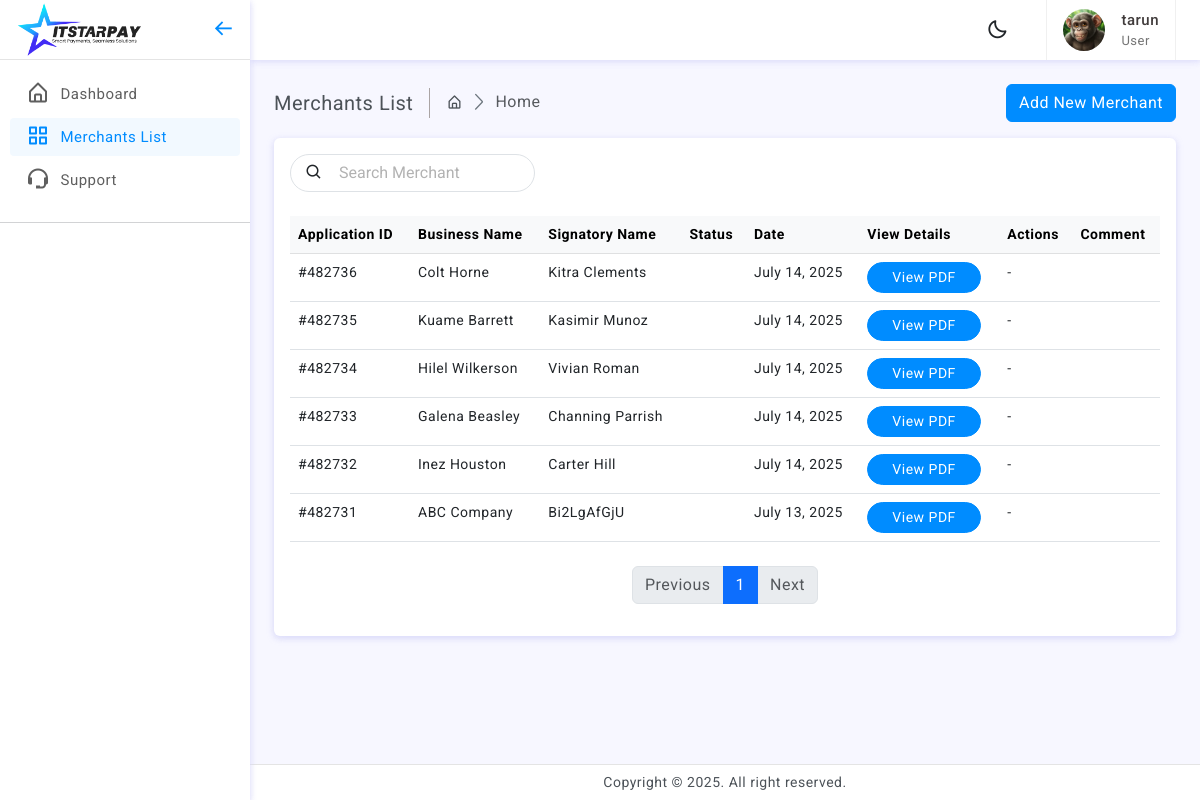
/merchants-list.php (signed in), run on an earlier commit of the app's database.
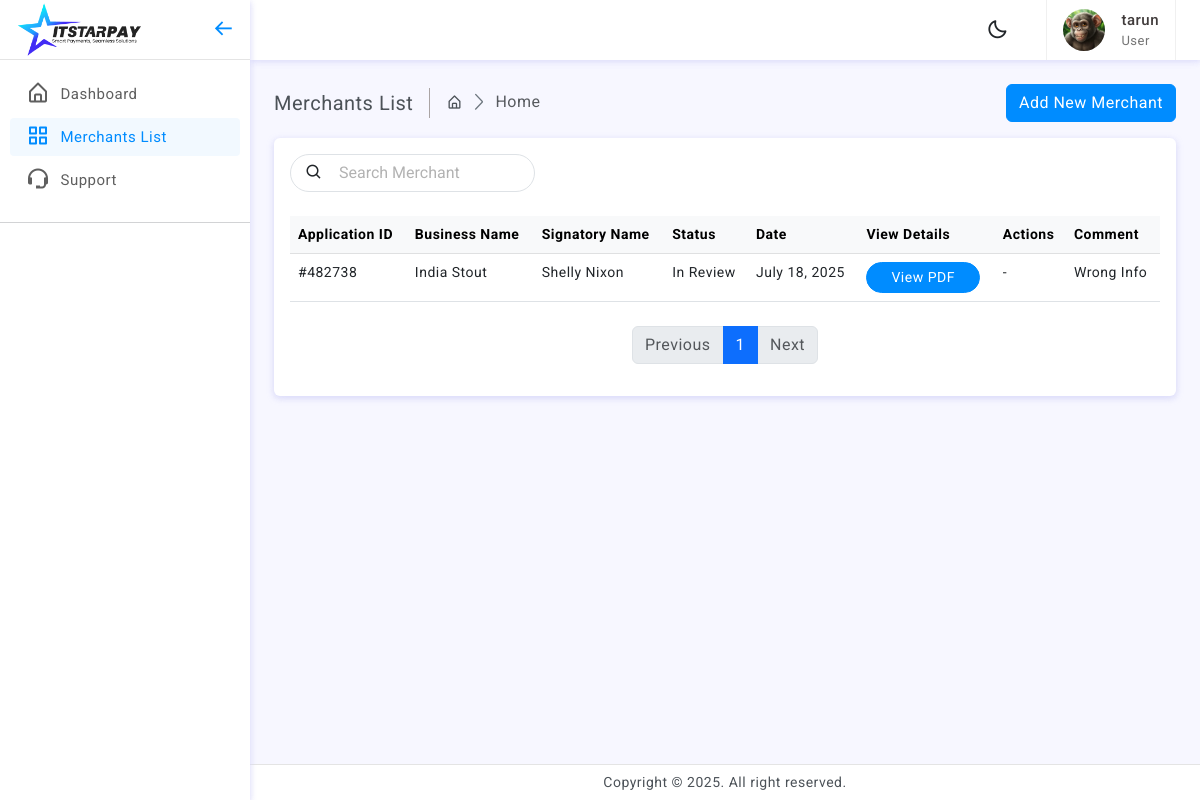
And on a later commit of the database.
### tables this page shows
CREATE TABLE `business_applications` (
  `id` int(11) NOT NULL,
  `entity` varchar(100) DEFAULT NULL,
  `doi` date DEFAULT NULL,
  `nob` varchar(100) DEFAULT NULL,
  `businesscategory` varchar(100) DEFAULT NULL,
  `businesssubcategory` varchar(100) DEFAULT NULL,
  `gstin` varchar(15) DEFAULT NULL,
  `pan` varchar(10) DEFAULT NULL,
  `registeredbsuiness` text DEFAULT NULL,
  `operatingaddress` text DEFAULT NULL,
  `url` varchar(255) DEFAULT NULL,
  `businessnumber` varchar(15) DEFAULT NULL,
  `alternnumber` varchar(15) DEFAULT NULL,
  `supportemail` varchar(100) DEFAULT NULL,
  `fullname` varchar(100) DEFAULT NULL,
  `designation` varchar(100) DEFAULT NULL,
  `number` varchar(15) DEFAULT NULL,
  `personalemail` varchar(100) DEFAULT NULL,
  `aadhaarnumber` varchar(12) DEFAULT NULL,
  `pannumber` varchar(10) DEFAULT NULL,
  `fullnameadn` varchar(100) DEFAULT NULL,
  `designationadn` varchar(100) DEFAULT NULL,
  `numberadn` varchar(15) DEFAULT NULL,
  `personalemailadn` varchar(100) DEFAULT NULL,
  `aadhaarnumberadn` varchar(12) DEFAULT NULL,
  `pannumberadn` varchar(10) DEFAULT NULL,
  `totalvolume` varchar(50) DEFAULT NULL,
  `numberofusers` varchar(50) DEFAULT NULL,
  `sixmonthprojectionamount` varchar(50) DEFAULT NULL,
  `sixmonthprojectionuser` varchar(50) DEFAULT NULL,
  `numoftransactions` varchar(50) DEFAULT NULL,
  `disbursedamount` varchar(50) DEFAULT NULL,
  `mintransaction` varchar(50) DEFAULT NULL,
  `maxtransaction` varchar(50) DEFAULT NULL,
  `thresholdlimit` varchar(50) DEFAULT NULL,
  `created_at` timestamp NOT NULL DEFAULT current_timestamp(),
  `businessname` varchar(255) DEFAULT NULL,
  `applicantname` varchar(255) DEFAULT NULL,
  `accountname` varchar(100) DEFAULT NULL,
  `bankname` varchar(100) DEFAULT NULL,
  `branchname` varchar(100) DEFAULT NULL,
  `accountnumber` varchar(20) DEFAULT NULL,
  `ifsccode` varchar(25) DEFAULT NULL,
  `accounttype` varchar(20) DEFAULT NULL,
  `bankeject` text NOT NULL DEFAULT 'no',
  `status` varchar(100) DEFAULT NULL,
  `coment` varchar(100) DEFAULT NULL,
  `placevalue` text NOT NULL,
  `merchant_trash` text NOT NULL DEFAULT 'n',
  `kycverification` text NOT NULL DEFAULT 'In Review',
  `documentsverification` text NOT NULL DEFAULT 'In Reviw',
  `bankverification` text NOT NULL DEFAULT 'In Review',
  `kyccomment` varchar(255) DEFAULT NULL,
  `documentscomment` varchar(255) DEFAULT NULL,
  `bankcomment` varchar(255) DEFAULT NULL,
  `accountnameadn` varchar(100) DEFAULT NULL,
  `banknameadn` varchar(100) DEFAULT NULL,
  `branchnameadn` varchar(100) DEFAULT NULL,
  `accountnumberadn` varchar(100) DEFAULT NULL,
  `ifsccodeadn` varchar(100) DEFAULT NULL,
  `accounttypeadn` varchar(100) DEFAULT NULL,
  `bankejectadn` varchar(100) NOT NULL DEFAULT 'no',
  `bankverificationadn` varchar(100) NOT NULL DEFAULT 'In Review',
  `kyccommentadn` varchar(100) DEFAULT NULL
);

### merchants-list.php (the view, shortened to what this page needs)
<?php
include 'db.php';
?>
<?php include 'template/header.php'; ?>
<div class="wrapper autth-img-cover-login">
	<?php include 'template/sidebar-header.php'; ?>
	<div class="page-wrapper blr1">
		<div class="page-content">
			<div class="page-breadcrumb d-none d-sm-flex align-items-center mb-3">
				<div class="breadcrumb-title pe-3">Merchants List</div>
				<div class="ps-3">
					<nav aria-label="breadcrumb">
						<ol class="breadcrumb mb-0 p-0">
							<li class="breadcrumb-item"><i class="bx bx-home-alt"></i></li>
							<li class="breadcrumb-item active" aria-current="page">Home</li>
						</ol>
					</nav>
				</div>
				<div class="ms-auto">
					<div class="btn-group">
						<button type="button" class="btn btn-primary"><a href="index.php" style="color:white" target="_blank">Add New Merchant</a></button>
					</div>
				</div>
			</div>
			<?php
			$limit = 10;
			$page = isset($_GET['page']) && is_numeric($_GET['page']) ? (int) $_GET['page'] : 1;
			$offset = ($page - 1) * $limit;
			$merchant_id = 'n';
			$total_result = mysqli_query($mysqli, "SELECT COUNT(*) AS total FROM business_applications WHERE merchant_trash = '$merchant_id'");
			$total_row = mysqli_fetch_assoc($total_result);
			$total_records = $total_row['total'];
			$total_pages = ceil($total_records / $limit);
			$sql = "SELECT * FROM business_applications WHERE merchant_trash = '$merchant_id' ORDER BY id DESC LIMIT $limit OFFSET $offset";
			$result = mysqli_query($mysqli, $sql);
			?>
			<div class="card blr">
				<div class="card-body">
					<div class="d-lg-flex align-items-center mb-4 gap-3">
						<div class="position-relative">
							<input type="text" class="form-control ps-5 radius-30" placeholder="Search Merchant" id="searchInput">
							<span class="position-absolute top-50 product-show translate-middle-y">
								<i class="bx bx-search"></i>
							</span>
						</div>
					</div>
					<div class="table-responsive blr">
						<table class="table mb-0 blr">
							<thead class="table-light blr">
								<tr>
									<th>Application ID</th>
									<th>Business Name</th>
									<th>Signatory Name</th>
									<th>Status</th>
									<th>Date</th>
									<th>View Details</th>
									<th>Actions</th>
									<th>Comment</th>
								</tr>
							</thead>
							<tbody id="merchantTable blr">
								<?php while ($row = mysqli_fetch_assoc($result)) {
									$id = $row['id'];
									$gstin = $row['gstin'];
									$pan = $row['pan'];
									$businessname = $row['businessname'];
									$fullname = $row['fullname'];
									$status = $row['status'];
									$coment = $row['coment'];
									$created_at = date('F d, Y', strtotime($row['created_at']));
									echo "<tr>
										<td>#{$id}</td>
										<td>{$businessname}</td>
										<td>{$fullname}</td>
										<td>{$status}</td>
										<td>{$created_at}</td>
										<td>
    <a href='view_application.php?id=" . $id . "&gstin={$gstin}&pan={$pan}' target='_blank' class='btn btn-primary btn-sm radius-30 px-4'>View PDF</a>
</td>";
									if (isset($_SESSION['user']) && $_SESSION['user']['role'] === 'admin') {
										echo "<td>
											<div class='d-flex order-actions'>
												<a href='edit_applications.php?id={$id}&gstin={$gstin}&pan={$pan}' target='_blank' style=''><i class='bx bxs-edit'></i>edit</a>
												<a href='archive.php?id={$id}' class='ms-3' style='background-color: #ffb2b2d1; border: 1px solid #ff6767; color: #e20505;' onclick=\"return confirm('⚠️ Are you sure you want to delete this application? This action cannot be undone.')\">
													<i class='bx bxs-trash'></i>
												</a>
											</div>
										</td>";
									} else {
										echo "<td>-</td>";
									}
									echo "<td>{$coment}</td>
									</tr>";
								} ?>
							</tbody>
						</table>
					</div>
					<div class="mt-4 text-center">
						<nav aria-label="Page navigation example">
							<ul class="pagination justify-content-center">
								<li class="page-item <?php echo ($page <= 1) ? 'disabled' : ''; ?>">
									<a class="page-link" href="?page=<?php echo max(1, $page - 1); ?>">Previous</a>
								</li>
								<?php for ($i = 1; $i <= $total_pages; $i++): ?>
									<li class="page-item <?php echo ($i == $page) ? 'active' : ''; ?>">
										<a class="page-link" href="?page=<?php echo $i; ?>"><?php echo $i; ?></a>
									</li>
								<?php endfor; ?>
								<li class="page-item <?php echo ($page >= $total_pages) ? 'disabled' : ''; ?>">
									<a class="page-link" href="?page=<?php echo min($total_pages, $page + 1); ?>">Next</a>
								</li>
							</ul>
						</nav>
					</div>
				</div>
			</div>
		</div>
	</div>
	<?php include 'template/footer-copyright.php'; ?>
	<?php include 'template/footer.php'; ?>

### template/header.php (shortened to what this page needs)
<!doctype html>
<html lang="en">
<head>
	<link href="assets/plugins/vectormap/jquery-jvectormap-2.0.2.css" rel="stylesheet"/>
	<link href="assets/plugins/simplebar/css/simplebar.css" rel="stylesheet" />
	<link href="assets/plugins/perfect-scrollbar/css/perfect-scrollbar.css" rel="stylesheet" />
	<link href="assets/plugins/metismenu/css/metisMenu.min.css" rel="stylesheet"/>
	<link href="assets/css/pace.min.css" rel="stylesheet"/>
	<link href="assets/css/bootstrap.min.css" rel="stylesheet">
	<link href="assets/css/bootstrap-extended.css" rel="stylesheet">
	<link href="assets/css/app.css" rel="stylesheet">
	<link href="assets/css/icons.css" rel="stylesheet">
	<link rel="stylesheet" href="assets/css/dark-theme.css"/>
	<link rel="stylesheet" href="assets/css/semi-dark.css"/>
	<link rel="stylesheet" href="assets/css/header-colors.css"/>
</head>
<body>

### template/sidebar-header.php (shortened to what this page needs)
<div class="wrapper">
	<div class="sidebar-wrapper" data-simplebar="true">
		<div class="sidebar-header">
			<div>
				<img src="assets/images/logo-img.png" class="logo-icon" alt="logo icon">
			</div>
			<div class="toggle-icon ms-auto"><i class='bx bx-arrow-back'></i>
			</div>
		</div>
		<ul class="metismenu" id="menu">
			<li>
				<a href="index.php">
					<div class="parent-icon"><i class='bx bx-home-alt'></i>
					</div>
					<div class="menu-title">Dashboard</div>
				</a>
			</li>
			<li>
				<a href="merchants-list.php">
					<div class="parent-icon"><i class='bx bx-grid-alt'></i>
					</div>
					<div class="menu-title">Merchants List</div>
				</a>
			</li>
	<li>
		<a href="https://itstarpay.com/contact-us/">
			<div class="parent-icon"><i class="bx bx-support"></i>
			</div>
			<div class="menu-title">Support</div>
		</a>
	</li>
	</ul>
	<hr class="mt-2">
	</div>
	<header>
		<div class="topbar d-flex align-items-center">
			<nav class="navbar navbar-expand gap-3">
				<div class="top-menu ms-auto">
					<ul class="navbar-nav align-items-center gap-1">
						<li class="nav-item dark-mode d-none d-sm-flex">
							<a class="nav-link dark-mode-icon" href="javascript:;"><i class='bx bx-moon'></i>
							</a>
						</li>
					</ul>
				</div>
				<div class="user-box dropdown px-3">
					<a class="d-flex align-items-center nav-link dropdown-toggle gap-3 dropdown-toggle-nocaret" href="#" role="button" data-bs-toggle="dropdown" aria-expanded="false">
						<img src="assets/images/user.webp" class="user-img" alt="user avatar">
						<div class="user-info">
							<p class="user-name mb-0">
								<?php echo isset($_SESSION['user']['username']) ? htmlspecialchars($_SESSION['user']['username']) : 'Guest'; ?>
							</p>
							<p class="designattion mb-0">
								<?php echo isset($_SESSION['user']['role']) ? ucfirst(htmlspecialchars($_SESSION['user']['role'])) : 'Unknown Role'; ?>
							</p>
						</div>
					</a>
				</div>
			</nav>
		</div>
	</header>

### template/footer-copyright.php
<footer class="page-footer">
		<p class="mb-0">Copyright © 2025. All right reserved.</p>
	</footer>

### template/footer.php (shortened to what this page needs)
</body>
</html>

### assets/css/app.css (style rules this page uses)
body { font-size: 14px; color: #4c5258; letter-spacing: .5px; background: #f7f7ff; overflow-x: hidden; font-family: Roboto, sans-serif }
a { text-decoration: none }
.wrapper { width: 100%; position: relative }
.sidebar-wrapper { width: 250px; height: 100%; position: fixed; top: 0; bottom: 0; left: 0; background: #fff; border-right: 0 solid #e4e4e4; z-index: 11; box-shadow: 0 2px 6px 0 rgb(218 218 253 / 65%), 0 2px 6px 0 rgb(206 206 238 / 54%)!important; transition: all .2s ease-out }
.sidebar-header { width: 250px; height: 60px; display: flex; align-items: center; position: fixed; top: 0; bottom: 0; padding: 0 15px; z-index: 5; background: #fff; background-clip: padding-box; border-bottom: 1px solid #e4e4e4 }
.logo-icon { width: 130px }
.toggle-icon { font-size: 22px; cursor: pointer; color: #008cff }
.topbar { position: fixed; top: 0; left: 250px; right: 0; height: 60px; background: #fff; border-bottom: 1px solid rgb(228 228 228 / 0%); z-index: 10; -webkit-box-shadow: 0 2px 6px 0 rgb(218 218 253 / 65%), 0 0px 6px 0 rgb(206 206 238 / 54%); box-shadow: 0 2px 6px 0 rgb(218 218 253 / 65%), 0 0px 6px 0 rgb(206 206 238 / 54%); }
.topbar .navbar { width: 100%; height: 60px; padding-left: 1.5rem; padding-right: 1.5rem; }
.page-wrapper { height: 100%; margin-top: 60px; margin-bottom: 30px; margin-left: 250px }
.page-content { padding: 1.5rem 1.5rem 0.7rem 1.5rem }
.page-footer { background: #fff; left: 250px !important; right: 0 !important; bottom: 0 !important; position: fixed !important; text-align: center; padding: 7px; font-size: 14px; border-top: 1px solid #e4e4e4; z-index: 3 }
.sidebar-wrapper ul { padding: 0; margin: 0; list-style: none; background: 0 0 }
.sidebar-wrapper .metismenu { background: 0 0; display: -webkit-box; display: -ms-flexbox; display: flex; padding: 10px; margin-top: 60px; -webkit-box-orient: vertical; -webkit-box-direction: normal; -ms-flex-direction: column; flex-direction: column }
.sidebar-wrapper .metismenu li+li { margin-top: 5px }
.sidebar-wrapper .metismenu li:first-child { margin-top: 5px }
.sidebar-wrapper .metismenu li:last-child { margin-bottom: 5px }
.sidebar-wrapper .metismenu>li { display: -webkit-box; display: -ms-flexbox; display: flex; -webkit-box-orient: vertical; -webkit-box-direction: normal; -ms-flex-direction: column; flex-direction: column; position: relative }
.sidebar-wrapper .metismenu a { position: relative; display: flex; align-items: center; justify-content: left; padding: 6px 16px; font-size: 15px; color: #5f5f5f; outline-width: 0; text-overflow: ellipsis; overflow: hidden; letter-spacing: .5px; border-radius: 0.25rem; transition: all .3s ease-out }
.sidebar-wrapper .metismenu a .parent-icon { font-size: 24px; line-height: 1 }
.sidebar-wrapper .metismenu a .menu-title { margin-left: 10px }
.sidebar-wrapper .metismenu .mm-active>a, .sidebar-wrapper .metismenu a:active, .sidebar-wrapper .metismenu a:focus, .sidebar-wrapper .metismenu a:hover { color: #008cff; text-decoration: none; background-color: rgb(0 140 255 / 5%); }
.product-show { font-size: 18px; left: 15px }
.breadcrumb-title { font-size: 20px; border-right: 1.5px solid #aaa4a4 }
.page-breadcrumb .breadcrumb li.breadcrumb-item { font-size: 16px }
.page-breadcrumb .breadcrumb-item+.breadcrumb-item::before { display: inline-block; padding-right: .5rem; color: #6c757d; font-family: LineIcons; content: "\ea5c" }
.radius-30 { border-radius: 30px }
input::placeholder { color: #000!important; opacity: .3!important }
.topbar .navbar .navbar-nav .nav-item { display: flex; align-items: center; justify-content: center; width: auto; height: 60px; }
.topbar .navbar .navbar-nav .nav-link { color: #212529; font-size: 22px; border-radius: 50%; display: flex; align-items: center; justify-content: center; width: 42px; height: 42px; transition: 0.3s cubic-bezier(0.075, 0.82, 0.165, 1); }
.dropdown-toggle-nocaret:after { display: none }
.user-img { width: 42px; height: 42px; border-radius: 50%; border: 0 solid #e5e5e5; padding: 0; }
.user-info .user-name { font-size: 15px; font-weight: 500; color: #413c3c }
.user-info .designattion { font-size: 13px; color: #747474 }
.user-box { display: flex; align-items: center; height: 60px; border-left: 1px solid #f0f0f0; border-right: 1px solid #f0f0f0; }

What changed in the data, as far as the page shows it:
removed business_applications: id "482736", businessname "Colt Horne", fullname "Kitra Clements", created_at "July 14, 2025"
removed business_applications: id "482735", businessname "Kuame Barrett", fullname "Kasimir Munoz", created_at "July 14, 2025"
removed business_applications: id "482734", businessname "Hilel Wilkerson", fullname "Vivian Roman", created_at "July 14, 2025"
removed business_applications: id "482733", businessname "Galena Beasley", fullname "Channing Parrish", created_at "July 14, 2025"
removed business_applications: id "482732", businessname "Inez Houston", fullname "Carter Hill", created_at "July 14, 2025"
removed business_applications: id "482731", businessname "ABC Company", fullname "Bi2LgAfGjU", created_at "July 13, 2025"
added business_applications: id "482738", businessname "India Stout", fullname "Shelly Nixon", status "In Review", created_at "July 18, 2025", coment "Wrong Info"
